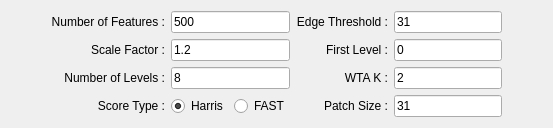
          <widget class="QWidget" name="tabORB">
           <attribute name="title">
            <string>ORB</string>
           </attribute>
           <layout class="QGridLayout" name="gridLayout_13">
            <item row="0" column="0">
             <spacer name="horizontalSpacer_50">
              <property name="orientation">
               <enum>Qt::Horizontal</enum>
              </property>
              <property name="sizeHint" stdset="0">
               <size>
                <width>40</width>
                <height>20</height>
               </size>
              </property>
             </spacer>
            </item>
            <item row="0" column="1">
             <layout class="QGridLayout" name="orbTabs">
              <item row="2" column="3">
               <widget class="QLabel" name="label_23">
                <property name="text">
                 <string>WTA K :</string>
                </property>
                <property name="alignment">
                 <set>Qt::AlignRight|Qt::AlignTrailing|Qt::AlignVCenter</set>
                </property>
               </widget>
              </item>
              <item row="1" column="0">
               <widget class="QLabel" name="label_18">
                <property name="text">
                 <string>Scale Factor :</string>
                </property>
                <property name="alignment">
                 <set>Qt::AlignRight|Qt::AlignTrailing|Qt::AlignVCenter</set>
                </property>
               </widget>
              </item>
              <item row="1" column="1" colspan="2">
               <widget class="QLineEdit" name="orbScaleFactText">
                <property name="text">
                 <string>1.2</string>
                </property>
               </widget>
              </item>
              <item row="2" column="1" colspan="2">
               <widget class="QLineEdit" name="orbNumLevelsText">
                <property name="text">
                 <string>8</string>
                </property>
               </widget>
              </item>
              <item row="0" column="0">
               <widget class="QLabel" name="label_19">
                <property name="text">
                 <string>Number of Features :</string>
                </property>
                <property name="alignment">
                 <set>Qt::AlignRight|Qt::AlignTrailing|Qt::AlignVCenter</set>
                </property>
               </widget>
              </item>
              <item row="0" column="4">
               <widget class="QLineEdit" name="orbEdgeThreshText">
                <property name="text">
                 <string>31</string>
                </property>
               </widget>
              </item>
              <item row="2" column="0">
               <widget class="QLabel" name="label_20">
                <property name="text">
                 <string>Number of Levels :</string>
                </property>
                <property name="alignment">
                 <set>Qt::AlignRight|Qt::AlignTrailing|Qt::AlignVCenter</set>
                </property>
               </widget>
              </item>
              <item row="0" column="1" colspan="2">
               <widget class="QLineEdit" name="orbNumFeatText">
                <property name="text">
                 <string>500</string>
                </property>
               </widget>
              </item>
              <item row="0" column="3">
               <widget class="QLabel" name="label_21">
                <property name="text">
                 <string>Edge Threshold :</string>
                </property>
                <property name="alignment">
                 <set>Qt::AlignRight|Qt::AlignTrailing|Qt::AlignVCenter</set>
                </property>
               </widget>
              </item>
              <item row="1" column="4">
               <widget class="QLineEdit" name="orbFirstLevText">
                <property name="text">
                 <string>0</string>
                </property>
               </widget>
              </item>
              <item row="1" column="3">
               <widget class="QLabel" name="label_22">
                <property name="text">
                 <string>First Level :</string>
                </property>
                <property name="alignment">
                 <set>Qt::AlignRight|Qt::AlignTrailing|Qt::AlignVCenter</set>
                </property>
               </widget>
              </item>
              <item row="2" column="4">
               <widget class="QLineEdit" name="orbWTAKText">
                <property name="text">
                 <string>2</string>
                </property>
               </widget>
              </item>
              <item row="3" column="3">
               <widget class="QLabel" name="label_25">
                <property name="text">
                 <string>Patch Size :</string>
                </property>
                <property name="alignment">
                 <set>Qt::AlignRight|Qt::AlignTrailing|Qt::AlignVCenter</set>
                </property>
               </widget>
              </item>
              <item row="3" column="4">
               <widget class="QLineEdit" name="orbPatchSizeText">
                <property name="text">
                 <string>31</string>
                </property>
               </widget>
              </item>
              <item row="3" column="2">
               <widget class="QRadioButton" name="orbScoreFastRadioBtn">
                <property name="text">
                 <string>FAST</string>
                </property>
               </widget>
              </item>
              <item row="3" column="1">
               <widget class="QRadioButton" name="orbScoreHarrisRadioBtn">
                <property name="text">
                 <string>Harris</string>
                </property>
                <property name="checked">
                 <bool>true</bool>
                </property>
               </widget>
              </item>
              <item row="3" column="0">
               <widget class="QLabel" name="label_24">
                <property name="text">
                 <string>Score Type :</string>
                </property>
                <property name="alignment">
                 <set>Qt::AlignRight|Qt::AlignTrailing|Qt::AlignVCenter</set>
                </property>
               </widget>
              </item>
             </layout>
            </item>
            <item row="0" column="2">
             <spacer name="horizontalSpacer_51">
              <property name="orientation">
               <enum>Qt::Horizontal</enum>
              </property>
              <property name="sizeHint" stdset="0">
               <size>
                <width>40</width>
                <height>20</height>
               </size>
              </property>
             </spacer>
            </item>
           </layout>
          </widget>
